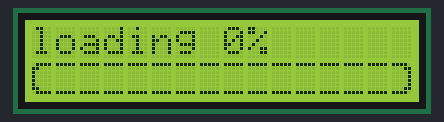
This sketch was run on a simulated Arduino Uno, built with avr-gcc and run on an emulated ATmega328P. Shown: 16×2 character LCD.

Above: at 0.2 s.
At 3.3 s:
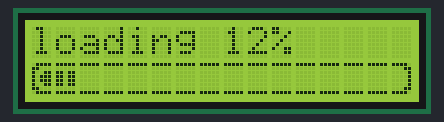
At 7.4 s:
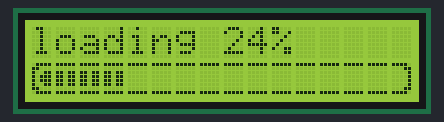
At 15.6 s:
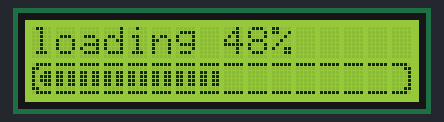
At 22.8 s:
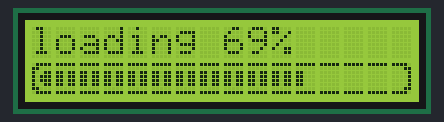
At 31.1 s:
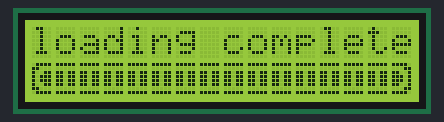

Measured:
- what the display in image 1 shows lasts 1.1 s, from 3.2 s to 4.3 s

The sketch:

loading_bar.ino
```cpp
#include <LiquidCrystal_I2C.h>
#include "chars.h"
#define DELAY 1000

LiquidCrystal_I2C lcd(0x27,16,2);

String loading_number;
String blank_line = "                ";     // string of 16 spaces
byte number = 0, counter1 = 4, counter2 = 1;

void setup() {
  lcd.init();
  lcd.clear();
  lcd.backlight();
  for (int i = 0; i < 4; i++){
    lcd.createChar(i + 3, loading_bar[i]);  // we create the chars for the growing bar effect
  }
  for (int i = 0; i < 3; i++)               // we create the chars for the bar frame
    lcd.createChar(i, bar_frame[i]);
  for (int i = 0; i < 16; i++){             // we print the bar frame in the LCD once
    lcd.setCursor(i, 1);
    if (i == 0) {lcd.write(byte(0));}
    else if (i == 15) {lcd.write(byte(2));}
    else
      lcd.write(byte(1));
  } // end of the LCD frame printed
  lcd.setCursor(0,0);
  lcd.print("loading 0%");
}

void deleteCarriageReturn(byte line){       // deletes a line and puts back the cursor at the beginning
  lcd.setCursor(0, line);
  lcd.print(blank_line);
  lcd.setCursor(0, line);
}

void printPercentage(byte number){        // this function prints the percentage of given number in the first line of the LCD
  loading_number = "loading ";
  loading_number += String(number);
  loading_number += "%";
  deleteCarriageReturn(0);
  lcd.setCursor(0,0);
  lcd.print(loading_number);
}


void loop() {
  while (number < 100){
    delay(DELAY);
    switch(number){
      case 0: {
        number += 6;
        lcd.setCursor(0, 1);
        lcd.write(byte(3));
        break;
        }
      case 90: {
        number += 10;
        lcd.setCursor(15, 1);
        lcd.write(byte(6));
        break;
      }
      default: {
        number += 3;
        lcd.setCursor(counter2, 1);
        lcd.write(byte(counter1));
        if ((counter1 % 2) == 1)    // every two iterations we shift the position of the printing of the cell
          counter2++;
        counter1++;
        if (counter1 == 6)          // to cycle between the two values of loading_bar which makes the effect
          counter1 = 4;
      }
    }
    printPercentage(number);
  }
  lcd.setCursor(0,0);
  lcd.print("loading complete");
  delay(10 * DELAY);
}
```

chars.h
```cpp
byte smiley[8] = {
	0b00000,
	0b00000,
	0b01010,
	0b00000,
	0b00000,
	0b10001,
	0b01110,
	0b00000
};

byte thumbsup[6][8] = {
	{	// First Row
		0b00000,
		0b00000,
		0b00000,
		0b00000,
		0b00000,
		0b00000,
		0b00000,
		0b00011
	},
	{
		0b00000,
		0b01100,
		0b10010,
		0b10010,
		0b10001,
		0b01000,
		0b11110,
		0b00000
	},
	{
		0b00000,
		0b00000,
		0b00000,
		0b00000,
		0b00000,
		0b10000,
		0b01000,
		0b00110
	},
	{	// Second Row
		0b00100,
		0b00011,
		0b00100,
		0b00011,
		0b00100,
		0b00011,
		0b00010,
		0b00001
	},
	{
		0b00000,
		0b00000,
		0b00000,
		0b00000,
		0b00000,
		0b00000,
		0b00001,
		0b11110
	},
	{
		0b00010,
		0b00010,
		0b00010,
		0b00010,
		0b00010,
		0b01110,
		0b10000,
		0b00000
	}
};

byte bar_frame[3][8] = {
	{
		0b01111,
		0b11000,
		0b10000,
		0b10000,
		0b10000,
		0b10000,
		0b11000,
		0b01111
	},
	{
		0b11111,
		0b00000,
		0b00000,
		0b00000,
		0b00000,
		0b00000,
		0b00000,
		0b11111
	},
	{
		0b11110,
		0b00011,
		0b00001,
		0b00001,
		0b00001,
		0b00001,
		0b00011,
		0b11110,
	}
};

byte loading_bar[4][8] = {
	{
		0b01111,
		0b11000,
		0b10011,
		0b10111,
		0b10111,
		0b10011,
		0b11000,
		0b01111
	},
	{
		0b11111,
		0b00000,
		0b11000,
		0b11000,
		0b11000,
		0b11000,
		0b00000,
		0b11111
	},
	{
		0b11111,
		0b00000,
		0b11011,
		0b11011,
		0b11011,
		0b11011,
		0b00000,
		0b11111
	},
	{
		0b11110,
		0b00011,
		0b11001,
		0b11101,
		0b11101,
		0b11001,
		0b00011,
		0b11110
	}
};
```
